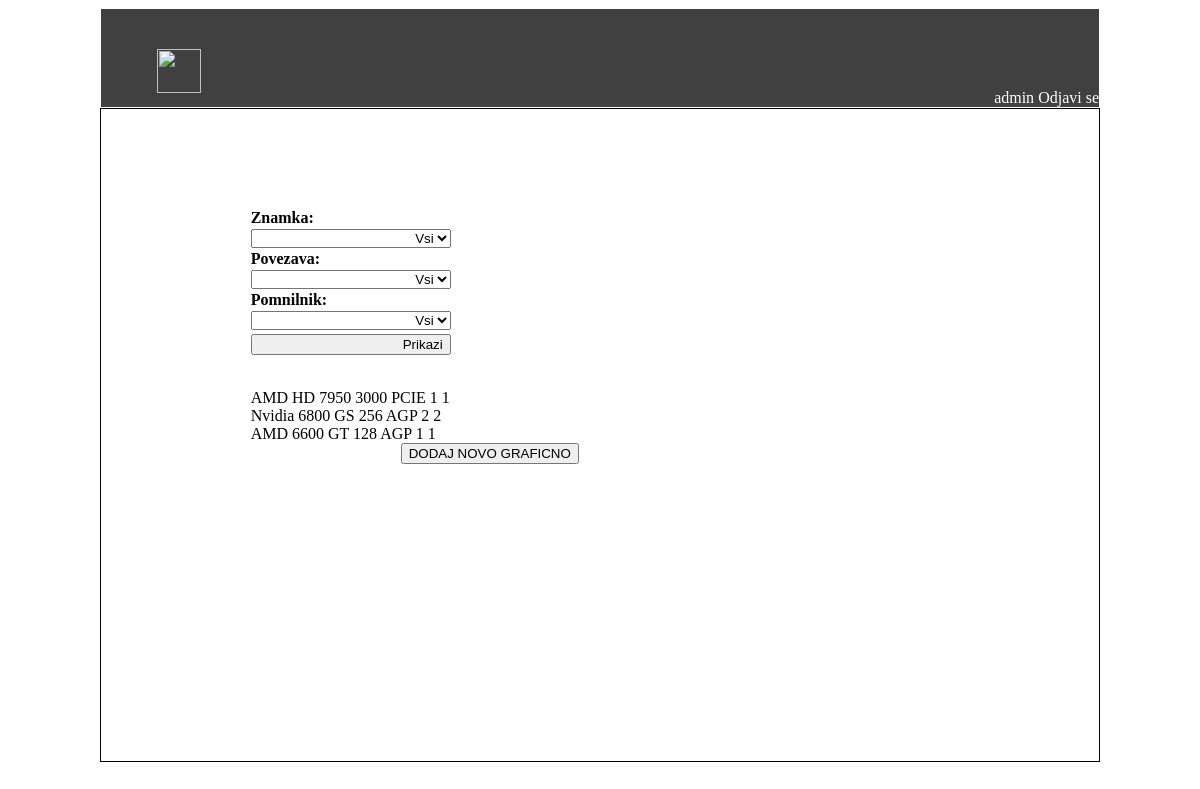
Screenshot of /app/graficne (signed in) with the database file from the repository.
### kalkulator/models.py (models this page shows)
class Graficna(models.Model):
    znamka = models.CharField(max_length=20)
    model = models.CharField(max_length=20)
    pomnilnik = models.CharField(max_length=20)
    povezava = models.CharField(max_length=20)
    opis = models.CharField(max_length=100)
    kolicina = models.CharField(max_length=20)

### kalkulator/views.py (the view, shortened to what this page needs)
@login_required
def graficne(request):
    context = {}
    graficne = Graficna.objects.all()
    znamke = Graficna.objects.values_list('znamka', flat=True).distinct()
    povezave = Graficna.objects.values_list('povezava', flat=True).distinct()
    pomnilniki = Graficna.objects.values_list('pomnilnik', flat=True).distinct()
    context['znamke'] = znamke
    context['povezave'] = povezave
    context['pomnilniki'] = pomnilniki
    context['graficne'] = graficne
    return render(request, 'kalkulator/graficne.html', context)

### kalkulator/templates/kalkulator/graficne.html (shortened to what this page needs)
{% extends "kalkulator/base.html" %}
{% block main %}
	<div id="Stanje">
		<form>
			<label>Znamka:</label><select name="znamka">
										<option>Vsi</option>
										</select>
			<label>Povezava:</label><select name="povezava">
										<option>Vsi</option>
										</select>
			<label>Pomnilnik:</label><select name="pomnilnik">
										<option>Vsi</option>
										</select>
			<input type="submit" id="vpisi" value="Prikazi">
		</form>
		<br>
		<br>
		<br>
		<br>
		<br>
		<br>
		<br>
		<br>
		<br>
		<br>
		{% for graficna in graficne %}
		{{graficna.znamka}} {{graficna.model}} {{graficna.pomnilnik}}  {{graficna.povezava}}  {{graficna.opis}} {{graficna.kolicina}}  <br>
		{% endfor %}
		<a href="dodajGraficno" style="margin-left:150px">
			<button> DODAJ NOVO GRAFICNO</button>
		</a>
	</div>
{% endblock %}

### kalkulator/templates/kalkulator/base.html (shortened to what this page needs)
{% load static %}
<!DOCTYPE HTML>
<html>
	<head>
		<link href="{% static 'kalkulator/style.css' %}" rel="stylesheet"/>
	</head>
	<body>
		<div id="page">
			<div id="banner">
				{% block logout %}
					<div id="logout">
								{% if user.is_authenticated %}
									{{ user.username }}
									<a href="{% url 'login' %}">Odjavi se</a>
								{% endif %}
					</div>
					<div id="back_button">
						<a href="main">
							<img src="https://image.flaticon.com/icons/svg/60/60817.svg" style="width:44px;height:44px;">
						</a>
					</div>
				{% endblock %}
			</div>
			<div id="main">
				 {% block main %}
				 {% endblock %}
			</div>
		</div>
	</body>
</html>

### kalkulator/static/kalkulator/style.css (style rules this page uses)
body { max-width: 1000px; margin-left: auto; margin-right: auto; }
#page { width: 100%; height:98vh; }
#banner { position: relative; border: 1px solid white; box-sizing: border-box; max-width: 1000px; margin-left: auto; margin-right: auto; height: 100px; text-align: right; color: white; overflow: hidden; background-color: #404040; }
#back_button { position: relative; margin-right : 90%; margin-top : 4%; width: 100px; height: 100px; }
#main { height: 83.4%; border: 1px solid black; box-sizing: border-box; }
#logout { position: absolute; right: 0; bottom: 0; }
a:link { color: white; text-decoration: none; }
#Obrazec, #Stanje, #Porocilo { padding: 10% 15%; }
select, input, textarea { clear: both; float: left; width: 200px; margin: 2px 0px; text-align: right; }
label { float: left; clear: both; width: 200px; font-weight: bolder; }

### rows the page displays
Graficna: znamka "AMD", model "HD 7950", pomnilnik "3000", povezava "PCIE", opis "1", kolicina "1"
Graficna: znamka "Nvidia", model "6800 GS", pomnilnik "256", povezava "AGP", opis "2", kolicina "2"
Graficna: znamka "AMD", model "6600 GT", pomnilnik "128", povezava "AGP", opis "1", kolicina "1"

### other values shown
{{ user.username }} "admin"
